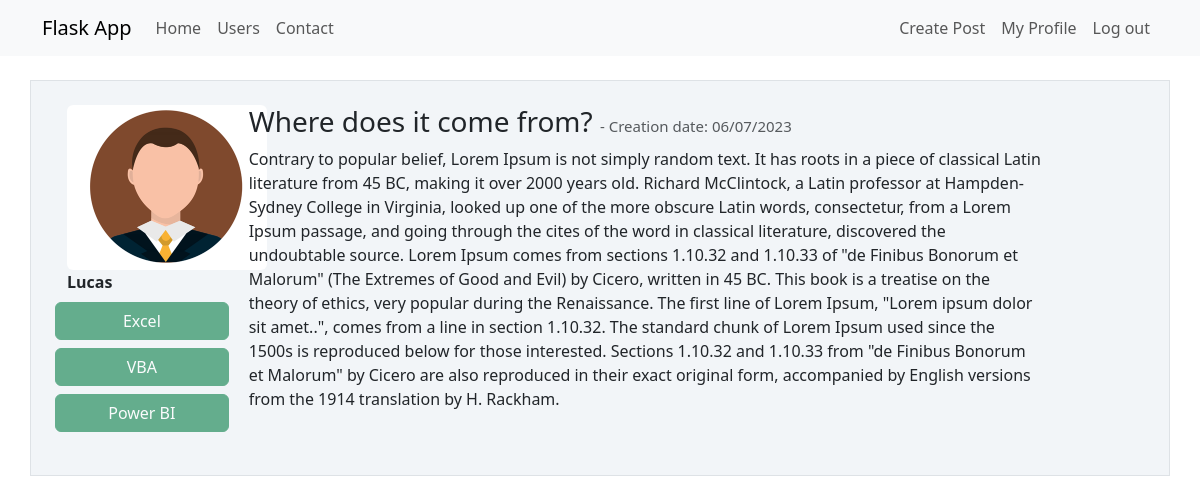
/post/2 (signed in), run on the app's committed database.
### myproject/models/class_usuario.py (models this page shows, shortened)
class Usuario(db.Model, UserMixin):
    id = db.Column(db.Integer, primary_key=True)
    username = db.Column(db.String, nullable=False)
    email = db.Column(db.String, nullable=False, unique=True)
    senha = db.Column(db.String, nullable=False)
    cursos = db.Column(db.String, nullable=False, default='Não informado')
    foto_perfil = db.Column(db.String, nullable=False, default='default.jpg')  # string because is a path to the photo
    posts = db.relationship('Post', backref='autor', lazy=True)

### myproject/models/class_post.py (models this page shows)
class Post(db.Model, UserMixin):
    id = db.Column(db.Integer, primary_key=True)
    titulo = db.Column(db.String, nullable=False)
    corpo = db.Column(db.Text, nullable=False)
    data_criacao = db.Column(db.DateTime, nullable=False, default=datetime.utcnow)
    id_usuario = db.Column(db.Integer, db.ForeignKey('usuario.id'), nullable=False)

### myproject/posts/posts.py (the view)
@posts_bp.route('/post/<post_id>', methods=['GET', 'POST'])
@login_required
def exibir_post(post_id):
    post = Post.query.get(post_id)  # retornando o post que tem o id igual ao post_id (get pega pela chave primária)
    return render_template('post.html', post=post)

### myproject/models/class_post.py (called while the page is built)
@lm.user_loader  # informs login manager that the function below returns user id
def load_usuario(id_usuario):
    return Usuario.query.get(int(id_usuario))  # validates user during login

### myproject/posts/templates/post.html (shortened to what this page needs)
{% extends 'base.html' %}
{% block body %}
<div class="container mt-3">
        <div class="row border mt-4 p-4 meupost" >
            <div class="col col-2">
                <div class="image pe-2">
                    <img src="{{  url_for('static', filename='profile_pictures/{}'.format(post.autor.foto_perfil)) }}" class="rounded" width="200" >
                    <br>
                    <strong>{{ post.autor.username }}</strong>
                    <div class="row justify-content-center">
                        {% for curso in post.autor.cursos.split(';') %}
                            <button type="button" class="btn btn-success mt-2" disabled>{{ curso }}</button>
                        {% endfor %}
                    </div>
                </div>
            </div>
            <div class="col col-9">
                <h3>{{ post.titulo }}
                    <small class="text-muted" style="font-size:15px">
                        -   Creation date: {{ post.data_criacao.strftime('%d/%m/%Y') }}
                    </small>
                </h3>
                <p>{{ post.corpo }}</p>
                <br>
            </div>
        </div>
</div>
{% endblock %}

### myproject/static/main.css (style rules this page uses)
body { color: dark-gray; }
.meupost { background: #f2f5f8 }
.border { border-color: white; }

### data on the page
Usuario: foto_perfil (picture), autor.username "Lucas"
Post: titulo "Where does it come from?", data_criacao "06/07/2023", corpo "Contrary to popular belief, Lorem Ipsum is not simply random text. It has roots in a piece of classical Latin literature from 45 BC, making it over 2000 years old. Richard McClintock, a Latin professor at Hampden-Sydney College in Virginia, looked up one of the more obscure Latin words, consectetur, from a Lorem Ipsum passage, and going through the cites of the word in classical literature, discovered the undoubtable source. Lorem Ipsum comes from sections 1.10.32 and 1.10.33 of \"de Finibus Bonorum et Malorum\" (The Extremes of Good and Evil) by Cicero, written in 45 BC. This book is a treatise on the theory of ethics, very popular during the Renaissance. The first line of Lorem Ipsum,…"

### other printed values
{{ curso }} "Excel" "VBA" "Power BI"
